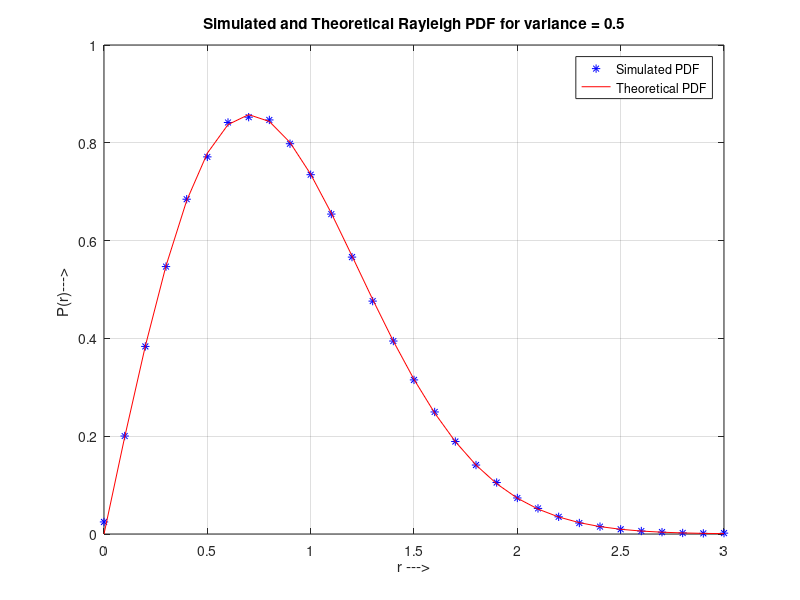
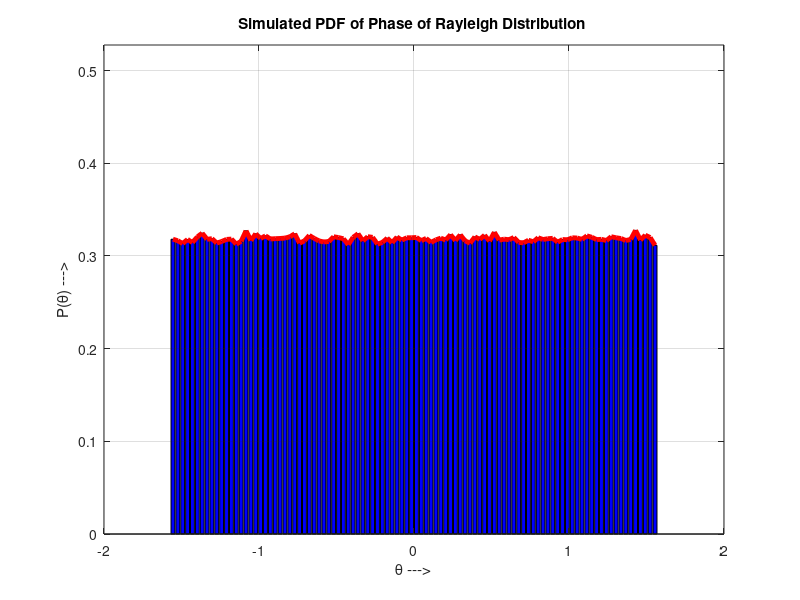

Recreate these plots in MATLAB, in order.

clc 

close all 


% Input Section 

N = 1000000; %Number of samples to generate 

variance = 0.5; % Variance of underlying Gaussian random variables 

 

% Independent Gaussian random variables with zero mean and unit variance 

x = randn(1, N); 

y = randn(1, N); 

 

% Rayleigh fading envelope with the desired variance 

r = sqrt(variance*(x.^2 + y.^2)); 

 

%Define bin steps and range for histogram plotting 

step = 0.1; range = 0:step:3; 

 

%Get histogram values and approximate it to get the pdf curve 

h = hist(r, range); 

 

approxPDF = h/(step*sum(h)); %Simulated PDF from the x and y samples 

 

%Theoritical PDF from the Rayleigh Fading equation 

theoretical = (range/variance).*exp(-range.^2/(2*variance)); 

plot(range, approxPDF,'b*', range, theoretical,'r'); 

title('Simulated and Theoretical Rayleigh PDF for variance = 0.5') 

legend('Simulated PDF','Theoretical PDF') 

xlabel('r --->'); 

ylabel('P(r)---> '); 

grid; 

 

% PDF of phase of the Rayleigh envelope 

theta = atan(y./x); 

figure(2) 

hist(theta); %Plot histogram of the phase part 

 

% Approximate the histogram of the phase part to a nice PDF curve 

[counts,range] = hist(theta,100); 

step=range(2)-range(1); 

 

% Normalizing the PDF to match theoretical curve 

approxPDF = counts/(step*sum(counts)); %Simulated PDF from the x and y samples 

bar(range, approxPDF,'b'); 

hold on 

plotHandle=plot(range, approxPDF,'r'); 

set(plotHandle,'LineWidth',3.5); 

axis([-2 2 0 max(approxPDF)+0.2]) 

hold off 

title('Simulated PDF of Phase of Rayleigh Distribution '); 

xlabel('\theta --->'); 

ylabel('P(\theta) --->'); 

grid; 

 